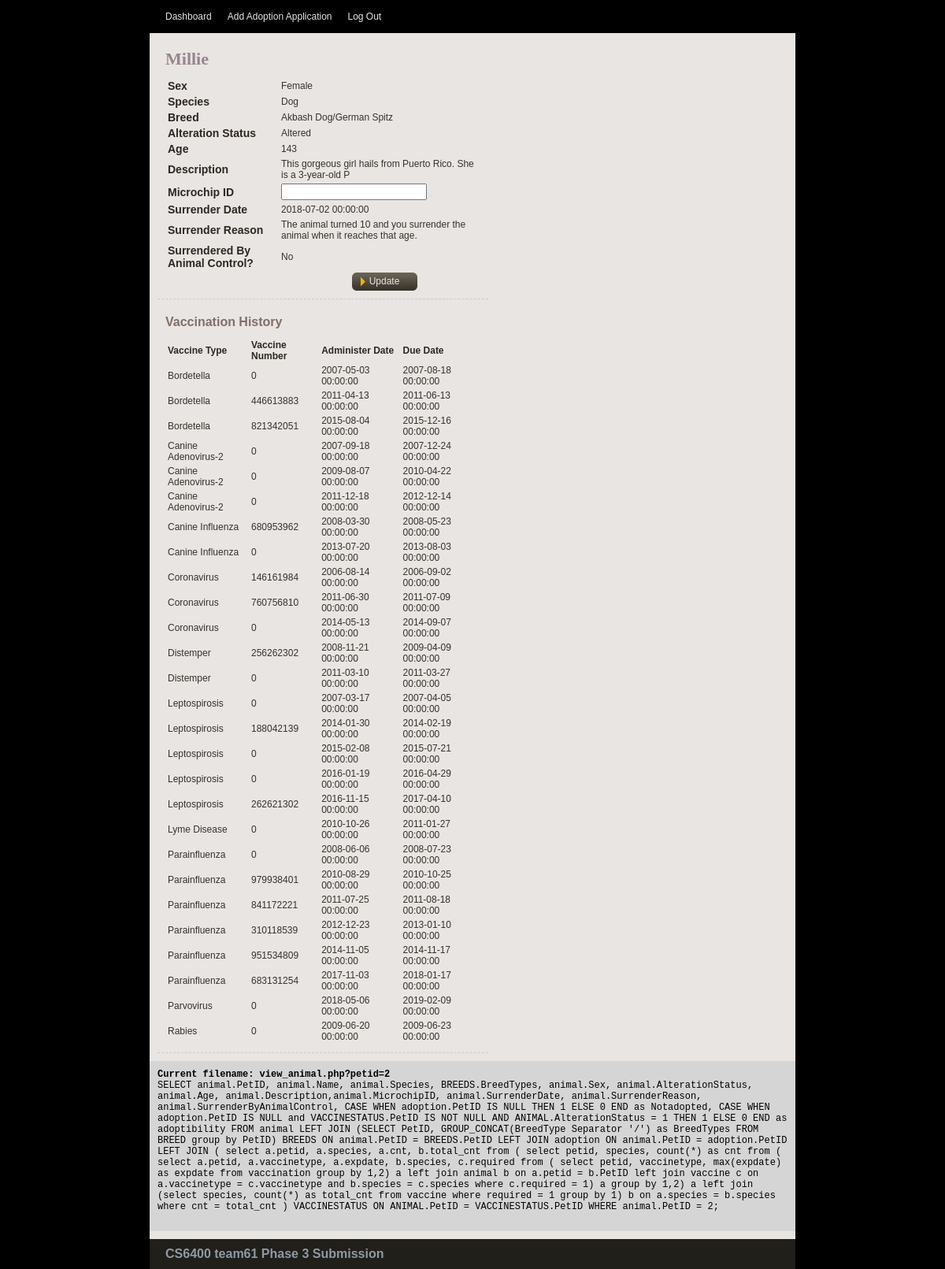
Screenshot of /view_animal.php?petid=2 (signed in) with the database file from the repository.
### tables this page shows
CREATE TABLE ANIMAL (
    PetID INT NOT NULL AUTO_INCREMENT,
    AlterationStatus BOOLEAN NOT NULL,
    Name VARCHAR(45) NOT NULL,
    Sex VARCHAR(10) NOT NULL,
    Age FLOAT NOT NULL,
    Description VARCHAR(200) NOT NULL,
    Species VARCHAR(20) NOT NULL,
    SurrenderReason VARCHAR(200) NOT NULL,
    SurrenderByAnimalControl BOOLEAN NOT NULL,
    SurrenderDate DATETIME NOT NULL,
    MicrochipID VARCHAR(50) NULL,
    Username VARCHAR(20) NOT NULL,
    PRIMARY KEY (PetID),
    FOREIGN KEY (Species) REFERENCES SPECIES (Species),
    FOREIGN KEY (Username) REFERENCES `USER` (Username));

### view_animal.php (the view, shortened to what this page needs)
<?php
include('lib/common.php');
$petid = $_REQUEST['petid'];
$query = "SELECT Species FROM ANIMAL WHERE PetID = '$petid' ";
$result = mysqli_query($db, $query);
$row = mysqli_fetch_array($result, MYSQLI_ASSOC);
$query = "SELECT animal.PetID, animal.Name, animal.Species, BREEDS.BreedTypes, animal.Sex, animal.AlterationStatus, animal.Age, animal.Description,animal.MicrochipID, animal.SurrenderDate, animal.SurrenderReason, animal.SurrenderByAnimalControl, " .
    "        CASE WHEN adoption.PetID IS NULL THEN 1 ELSE 0 END as Notadopted, CASE WHEN adoption.PetID IS NULL and VACCINESTATUS.PetID IS NOT NULL AND ANIMAL.AlterationStatus = 1 THEN 1 ELSE 0 END as adoptibility " .
    "FROM animal LEFT JOIN (SELECT PetID, GROUP_CONCAT(BreedType Separator '/') as BreedTypes FROM BREED group by PetID) BREEDS " .
    "ON animal.PetID = BREEDS.PetID LEFT JOIN adoption ON animal.PetID = adoption.PetID " .
    "LEFT JOIN ( " .
    "           select a.petid, a.species, a.cnt, b.total_cnt from ( " .
    "                select petid, species, count(*) as cnt from ( " .
    "                    select a.petid, a.vaccinetype, a.expdate, b.species, c.required " .
    "                    from ( " .
    "                        select petid, vaccinetype, max(expdate) as expdate " .
    "                        from vaccination " .
    "                        group by 1,2) a " .
    "                    left join animal b  " .
    "                    on a.petid = b.PetID " .
    "                    left join vaccine c " .
    "                    on a.vaccinetype = c.vaccinetype and b.species = c.species " .
    "                    where c.required = 1) a " .
    "                   group by 1,2) a " .
    "                left join (select species, count(*) as total_cnt from vaccine where required = 1 group by 1) b " .
    "                on a.species = b.species " .
    "                where cnt = total_cnt " .
    "        ) VACCINESTATUS " .
    "        ON ANIMAL.PetID = VACCINESTATUS.PetID WHERE animal.PetID = $petid";
$result = mysqli_query($db, $query);
if (!is_bool($result) && (mysqli_num_rows($result) > 0)) {
    $row = mysqli_fetch_array($result, MYSQLI_ASSOC);
} else {
    array_push($error_msg,  "Query ERROR: Failed to get animal detail...<br>" . __FILE__ . " line:" . __LINE__);
}
$query = "SELECT * FROM vaccination WHERE PetID = $petid ";
$vaccineresult = mysqli_query($db, $query);
?>
<?php include("lib/header.php"); ?>
</head>
<body>
    <div id="main_container">
        <?php include("lib/menu.php"); ?>
        <div class="center_content">
            <div class="center_left">
                <div class="title_name">
                    <?php print $row['Name']; ?>
                </div>
                <div class="features">
                    <div class="section">
                        <?php
                        $redirecturl = "view_animal.php?petid=" . $petid;
                        print "<form name='updateform' action='$redirecturl' method='post'>";
                        ?>
                        <table>
                            <tr>
                                <td class="item_label">Sex</td>
                                <td>
                                    <?php if ($row['Sex'] == 'male') {
                                        print 'Male';
                                    } elseif ($row['Sex'] == 'female') {
                                        print 'Female';
                                    } else {
                                        print '<select name="sex">';
                                        print "<option value='male'>Male</option>";
                                        print "<option value='female'>Female</option>";
                                        print "<option value='unknown' selected = 'true'>Unknown</option>";
                                        print '</select>';
                                    } ?>
                                </td>
                            </tr>
                            <tr>
                                <td class="item_label">Species</td>
                                <td>
                                    <?php print $row['Species']; ?>
                                </td>
                            </tr>
                            <tr>
                                <td class="item_label">Breed</td>
                                <td>
                                    <?php
                                    if ($row['BreedTypes'] != 'Unknown' && $row['BreedTypes'] != 'Mixed') {
                                        print $row['BreedTypes'];
                                    }
                                    ?>
                                </td>
                            </tr>
                            <tr>
                                <td class="item_label">Alteration Status</td>
                                <td>
                                    <?php
                                    if ($row['AlterationStatus'] == 1) {
                                        print 'Altered';
                                    } else {
                                        print '<select name="alterationstatus" required>';
                                        print "<option value=1>Altered</option>";
                                        print "<option value=0 selected = 'true'>Not yet altered</option>";
                                        print "</select>";
                                    }
                                    ?>
                                </td>
                            </tr>
                            <tr>
                                <td class="item_label">Age</td>
                                <td>
                                    <?php print $row['Age']; ?>
                                </td>
                            </tr>
                            <tr>
                                <td class="item_label">Description</td>
                                <td>
                                    <?php print $row['Description']; ?>
                                </td>
                            </tr>
                            <tr>
                                <td class="item_label">Microchip ID</td>
                                <td>
                                    <?php
                                    if (!empty($row['MicrochipID'])) {
                                        print $row['MicrochipID'];
                                    } else {
                                        print "<input type='text' name='microchipid'>";
                                    }
                                    ?>
                                </td>
                            </tr>
                            <tr>
                                <td class="item_label">Surrender Date</td>
                                <td>
                                    <?php print $row['SurrenderDate']; ?>
                                </td>
                            </tr>
                            <tr>
                                <td class="item_label">Surrender Reason</td>
                                <td>
                                    <?php print $row['SurrenderReason']; ?>
                                </td>
                            </tr>
                            <tr>
                                <td class="item_label">Surrendered By Animal Control?</td>
                                <td>
                                    <?php if ($row['SurrenderByAnimalControl'] == 1) {
                                        print 'Yes';
                                    } else {
                                        print 'No';
                                    } ?>
                                </td>
                            </tr>
                        </table>
                        <a href="javascript:updateform.submit();" class="fancy_button">Update</a>
                        </form>
                    </div>
                    <div class="section">
                        <div class="subtitle">Vaccination History</div>
                        <table>
                            <tr>
                                <th class="heading">Vaccine Type</th>
                                <th class="heading">Vaccine Number</th>
                                <th class="heading">Administer Date</th>
                                <th class="heading">Due Date</th>
                            </tr>
                            <?php
                            if (isset($vaccineresult)) {
                                while ($row = mysqli_fetch_array($vaccineresult, MYSQLI_ASSOC)) {
                                    print "<tr>";
                                    print "<td>{$row['VaccineType']}</td>";
                                    print "<td>{$row['VaccinationNumber']}</td>";
                                    print "<td>{$row['AdminDate']}</td>";
                                    print "<td>{$row['ExpDate']}</td>";
                                    print "</tr>";
                                }
                            }    ?>
                        </table>
                    </div>
                </div>
            </div>
            <?php include("lib/error.php"); ?>
        </div>
        <?php include("lib/footer.php"); ?>
    </div>
</body>
</html>

### css/shelter_management.css (style rules this page uses)
body { background:url(../img/bg.gif) repeat #000000; padding:0; font-family: Verdana, Geneva, sans-serif; font-size:12px; margin:auto auto auto auto; color:#36322b; }
table { width: 100%; }
th, td { padding: 1px; text-align: left; }
a.fancy_button { display:block; width:68px; height:24px; line-height:24px; text-align:center; color:#E9E5E2; float:right; margin:0px 78px 0px 0px; padding:0px 10px 0px 10px; font-family: Verdana, Geneva, sans-serif; font-size:12px; text-decoration:none; background:url(../img/read_more_bg.gif) no-repeat center; }
#main_container { width:820px; height:auto; margin:auto; padding:0px; }
.title_name { width: auto; font-family: Georgia, serif; font-weight:bold; font-size:22px; color:#96858F; margin:0px 10px 0px 10px; }
.item_label { font-family: Verdana, Geneva, sans-serif; width:140px; font-weight:bold; font-size:14px; color:#2e2721; }
.heading { font-size:12px; color:#2e2721; font-weight:bold; }
.subtitle { width: 600px; font-family: Verdana, Geneva, sans-serif; font-weight:bold; font-size:16px; color:#806F66; padding:10px 0px 10px 0px; }
.center_content { width:820px; height:auto; padding:10px 0px 10px 0px; clear:both; background-color:#E9E5E2; }
.center_left { width:600px; float:left; padding:10px 10px 10px 10px; }
.section { float:left; width:400px; border-bottom:1px #CCCCCC dashed; padding:10px 10px 10px 10px; }

### rows the page displays
animal: Name "Millie", Species "Dog", Age "143", Description "This gorgeous girl hails from Puerto Rico. She is a 3-year-old P", SurrenderDate "2018-07-02 00:00:00", SurrenderReason "The animal turned 10 and you surrender the animal when it reaches that age."

### other values shown
$row['BreedTypes'] "Akbash Dog/German Spitz"
$row['VaccineType'] "Bordetella"
$row['VaccinationNumber'] "0"
$row['AdminDate'] "2007-05-03 00:00:00"
$row['ExpDate'] "2007-08-18 00:00:00"
$row['VaccinationNumber'] "446613883"
$row['AdminDate'] "2011-04-13 00:00:00"
$row['ExpDate'] "2011-06-13 00:00:00"
$row['VaccinationNumber'] "821342051"
$row['AdminDate'] "2015-08-04 00:00:00"
$row['ExpDate'] "2015-12-16 00:00:00"
$row['VaccineType'] "Canine Adenovirus-2"
$row['AdminDate'] "2007-09-18 00:00:00"
$row['ExpDate'] "2007-12-24 00:00:00"
$row['AdminDate'] "2009-08-07 00:00:00"
